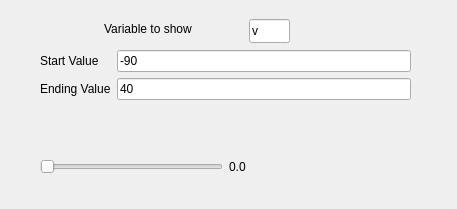
<?xml version="1.0" encoding="UTF-8"?>
<ui version="4.0">
 <class>Form</class>
 <widget class="QWidget" name="Form">
  <property name="geometry">
   <rect>
    <x>0</x>
    <y>0</y>
    <width>457</width>
    <height>209</height>
   </rect>
  </property>
  <property name="windowTitle">
   <string>Animation</string>
  </property>
  <widget class="QLabel" name="label_3">
   <property name="geometry">
    <rect>
     <x>104</x>
     <y>19</y>
     <width>121</width>
     <height>20</height>
    </rect>
   </property>
   <property name="text">
    <string>Variable to show</string>
   </property>
  </widget>
  <widget class="QLineEdit" name="varToShow">
   <property name="geometry">
    <rect>
     <x>249</x>
     <y>19</y>
     <width>41</width>
     <height>24</height>
    </rect>
   </property>
   <property name="text">
    <string>v</string>
   </property>
  </widget>
  <widget class="QWidget" name="layoutWidget">
   <property name="geometry">
    <rect>
     <x>40</x>
     <y>50</y>
     <width>371</width>
     <height>124</height>
    </rect>
   </property>
   <layout class="QVBoxLayout" name="verticalLayout">
    <item>
     <layout class="QGridLayout" name="gridLayout">
      <item row="0" column="0">
       <widget class="QLabel" name="label_5">
        <property name="text">
         <string>Start Value</string>
        </property>
       </widget>
      </item>
      <item row="1" column="0">
       <widget class="QLabel" name="label_6">
        <property name="text">
         <string>Ending Value</string>
        </property>
       </widget>
      </item>
      <item row="0" column="1">
       <widget class="QLineEdit" name="startValue">
        <property name="text">
         <string>-90</string>
        </property>
       </widget>
      </item>
      <item row="1" column="1">
       <widget class="QLineEdit" name="endValue">
        <property name="text">
         <string>40</string>
        </property>
       </widget>
      </item>
     </layout>
    </item>
    <item>
     <spacer name="verticalSpacer">
      <property name="orientation">
       <enum>Qt::Vertical</enum>
      </property>
      <property name="sizeHint" stdset="0">
       <size>
        <width>20</width>
        <height>18</height>
       </size>
      </property>
     </spacer>
    </item>
    <item>
     <layout class="QHBoxLayout" name="horizontalLayout">
      <item>
       <widget class="QSlider" name="timelineSlider">
        <property name="orientation">
         <enum>Qt::Horizontal</enum>
        </property>
       </widget>
      </item>
      <item>
       <widget class="QLabel" name="animationTime">
        <property name="sizePolicy">
         <sizepolicy hsizetype="MinimumExpanding" vsizetype="Preferred">
          <horstretch>0</horstretch>
          <verstretch>0</verstretch>
         </sizepolicy>
        </property>
        <property name="text">
         <string>0.0</string>
        </property>
       </widget>
      </item>
     </layout>
    </item>
   </layout>
  </widget>
 </widget>
 <resources/>
 <connections/>
</ui>
